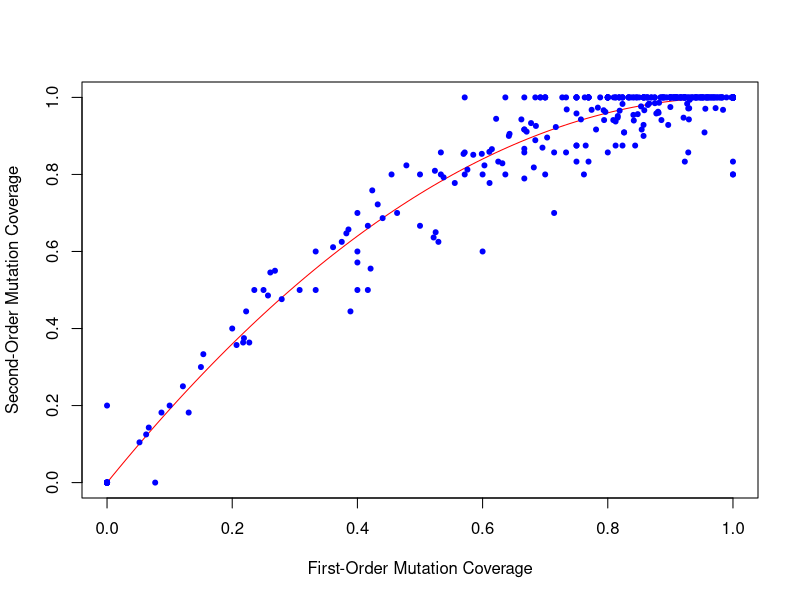

Reproduce this figure in R.
fo = read.csv("analyze/fo-10.csv", header=F)
fop=fo$V3/fo$V4
so = read.csv("analyze/so-5.csv", header=F)
sop=so$V3/so$V4
pdf("chart.pdf")
curve(1-(1-x)^2,0,1,col="red", xlab="First-Order Mutation Coverage", ylab="Second-Order Mutation Coverage")
points(fop,sop,pch=20,col="blue")
dev.off()
